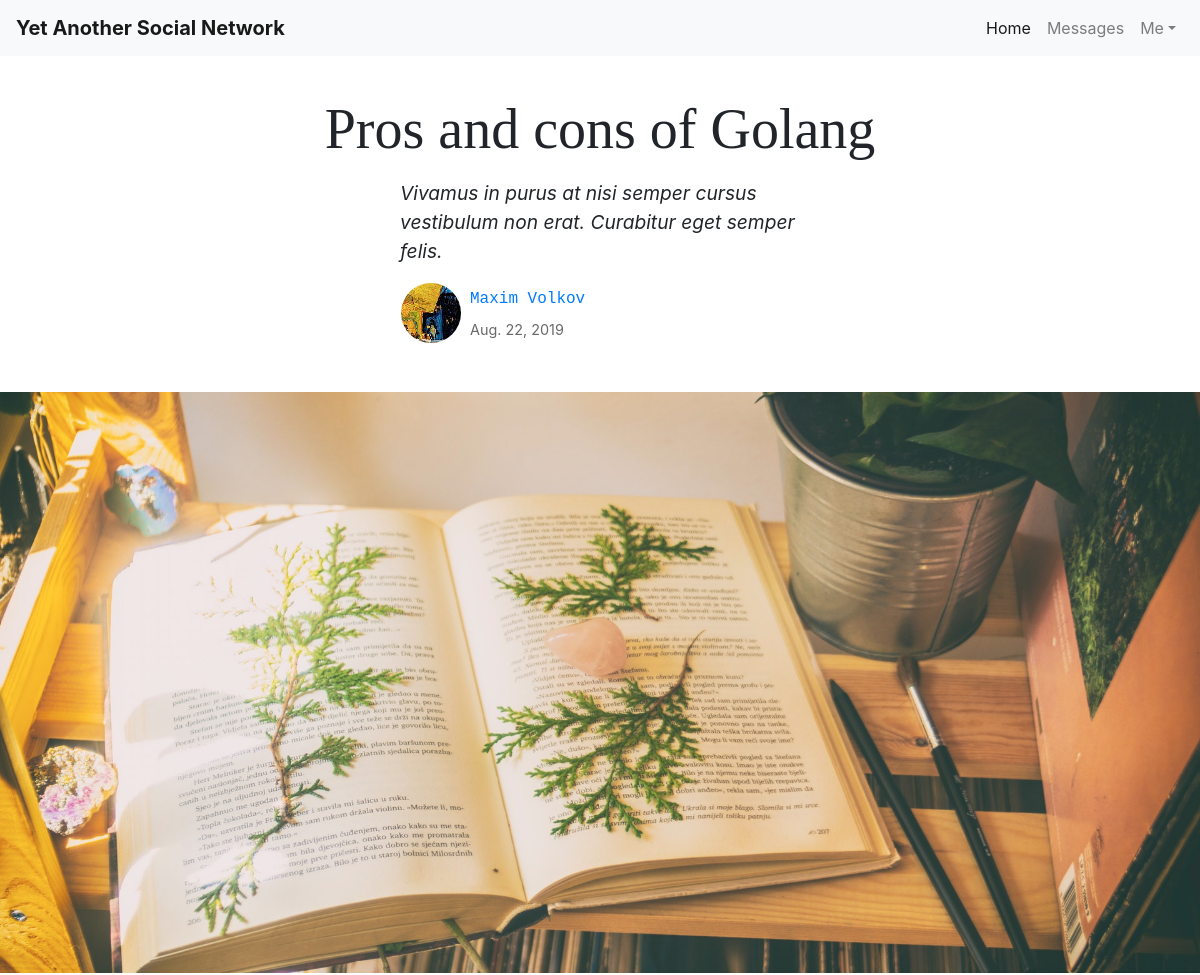
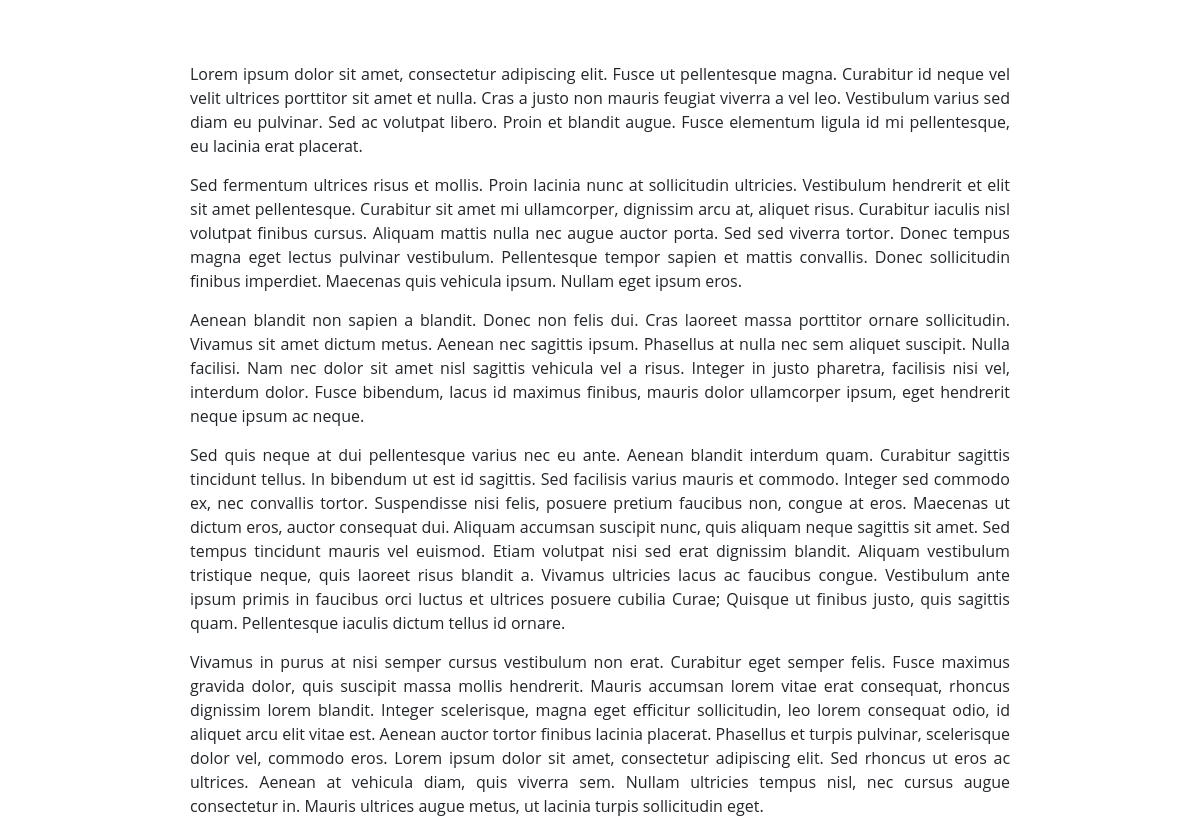
The page /home/prog/5 (signed in) on the database its author committed (2 pictures, top to bottom).
### blog/models.py (models this page shows, shortened)
class Article(models.Model):
    categories = [
        ('prog', 'Programming'),
        ('robo', 'Robotics'),
        ('math', 'Mathematics'),
        ('cs', 'Computer Science'),
        ('bc', 'Blockchain'),
        ('iot', 'Internet Of Things'),
        ('ml', 'Machine Learning'),
        ('hard', 'Hardware'),
        ('do', 'DevOps')
    ]
    title = models.CharField(max_length=256)
    annotation = models.TextField(max_length=150, default='Lorem ipsum')
    logo = models.ImageField(upload_to=get_logo_path, null=True)
    logo_preview = models.ImageField(upload_to=get_logo_preview_path, null=True)
    category = models.CharField(max_length=4, choices=categories)
    author = models.ForeignKey(get_user_model(), on_delete=models.CASCADE)
    date_created = models.DateField(auto_now_add=True)
    date_modified = models.DateField(auto_now=True)
    body = HTMLField('Content')

### users/models.py (models this page shows, shortened)
class CustomUser(AbstractUser):
    description = models.CharField(max_length=256)
    avatar = models.ImageField(upload_to=get_avatar_path, default='avatars/default.png', blank=True)
    avatar_preview = models.ImageField(upload_to=get_avatar_preview_path, null=True)

### blog/views.py (the view)
# urls.py: path('<str:category>/<int:article_id>', article),
@login_required
def article(request, category, article_id):
    article = Article.objects.get(pk=article_id)
    context = {
        'article': article
    }
    return render(request, 'blog/article.html', context)

### users/context_processors.py (called while the page is built)
def add_login_form(request):
    return {
        'login_form': LoginForm(),
    }

### blog/templates/blog/article.html (shortened to what this page needs)
{% extends "blog/base.html" %}
{% block content %}
    <div style="margin-top: 6em;">
        <h1 class="display-4" style="text-align: center; font-family: verdana;">{{ article.title }}</h1>
        <div class="mx-auto my-3" style="width: 25em; text-align: left;">
            <i><p style="font-size: 120%;">{{ article.annotation }}</p></i>
            <a id="author" href="/user/{{ article.author.username }}">
                <table>
                    <tr>
                        <td rowspan="2">
                            <img class="rounded-circle" src="{{ article.author.avatar_preview.url }}" alt="Author avatar">
                        </td>
                        <td style="padding-left: 0.5em;">
                            <span style="font-family: courier;">{{ article.author.first_name }} {{ article.author.last_name }}</span>
                        </td>
                    </tr>
                    <tr>
                        <td style="padding-left: 0.5em;">
                            <span style="font-size: 90%; color: dimgrey;">{{ article.date_created }}</span>
                        </td>
                    </tr>
                </table>
            </a>
        </div>
        <img class="img-fluid" src="{{ article.logo.url }}" alt="Logo image" style="padding-top: 2em;">
    </div>
    <div class="container" style="padding-top: 4em; padding-left: 10em; padding-right: 10em;">
        {{ article.body | safe }}
    </div>
{% endblock %}

### rows shown on the page
Article: title "Pros and cons of Golang", annotation "Vivamus in purus at nisi semper cursus vestibulum non erat. Curabitur eget semper felis.", author.avatar_preview (picture), author.first_name "Maxim", author.last_name "Volkov", date_created "Aug. 22, 2019", logo (picture), body "Lorem ipsum dolor sit amet, consectetur adipiscing elit. Fusce ut pellentesque magna. Curabitur id neque vel velit ultrices porttitor sit amet et nulla. Cras a justo non mauris feugiat viverra a vel leo. Vestibulum varius sed diam eu pulvinar. Sed ac volutpat libero. Proin et blandit augue. Fusce elementum ligula id mi pellentesque, eu lacinia erat placerat. Sed fermentum ultrices risus et mollis. Proin lacinia nunc at sollicitudin ultricies. Vestibulum hendrerit et elit sit amet pellentesque. Curabitur sit amet mi ullamcorper, dignissim arcu at, aliquet risus. Curabitur iaculis nisl volutpat finibus cursus. Aliquam mattis nulla nec augue auctor porta. Sed sed viverra tortor. Donec tempus…"
